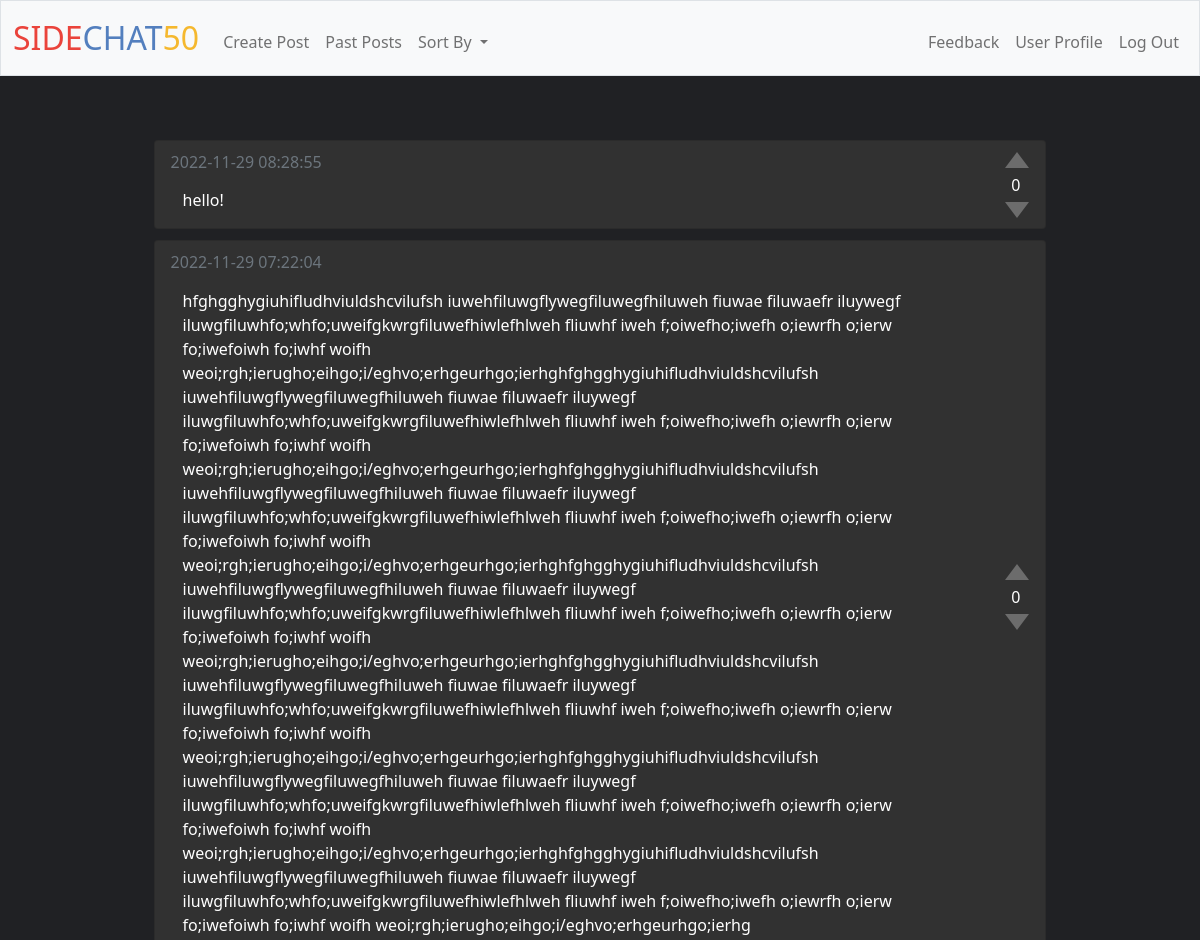
Page / (signed in, upper part) on the earlier database version.
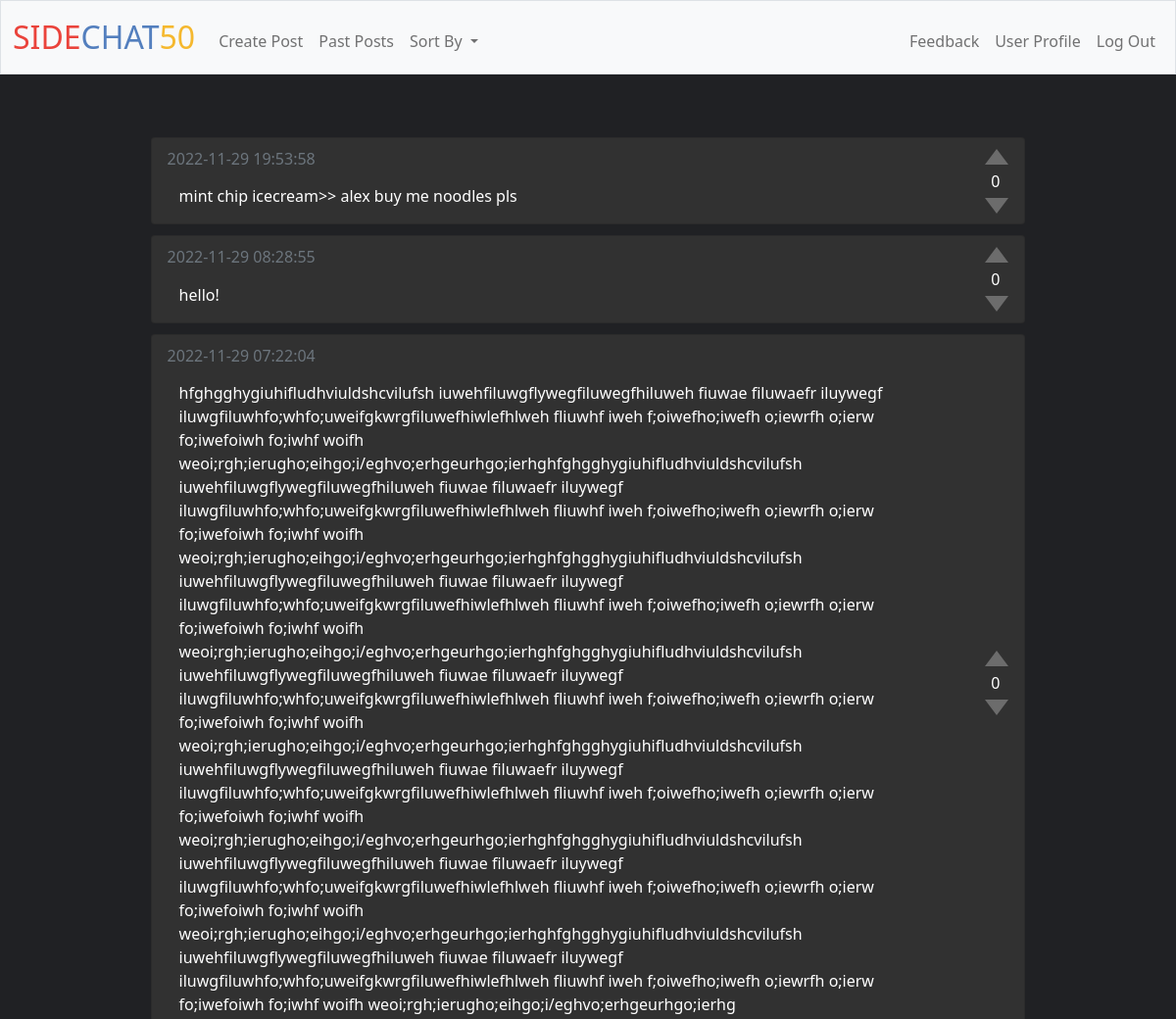
Same page on the later database version.
### tables this page shows
CREATE TABLE posts (id INTEGER PRIMARY KEY AUTOINCREMENT NOT NULL, user_id INTEGER NOT NULL, post TEXT NOT NULL, 'time' DATETIME NOT NULL DEFAULT CURRENT_TIMESTAMP, FOREIGN KEY(user_id) REFERENCES users(id));

### app.py (the view)
@app.route("/")
@login_required
def index():
    posts = db.execute("SELECT * FROM posts ORDER BY time DESC")
    return render_template("index.html", posts=posts)

### app.py (called while the page is built)
@app.after_request
def after_request(response):
    response.headers["Cache-Control"] = "no-cache, no-store, must-revalidate"
    response.headers["Expires"] = 0
    response.headers["Pragma"] = "no-cache"
    return response

### helpers.py (called while the page is built)
def login_required(f):
    @wraps(f)
    def decorated_function(*args, **kwargs):
        if session.get("user_id") is None:
            return redirect("/login")
        return f(*args, **kwargs)
    return decorated_function

### templates/index.html (shortened to what this page needs)
{% extends "layout.html" %}
{% block main %}
<div class="container">
    {% for post in posts %}
    <div class="card">
        <div class="card-body">
            <h6 class="card-subtitle mb-2 text-muted" style="text-align: left; color: rgb(201, 201, 201);">{{ post["time"] }}</h6>
            <div class="container">
                <div class="row">
                    <div class="col-lg-11">
                        <p class="card-text" style="text-align: left;">{{ post["post"] }}</p>
                    </div>
                    <div class="col-lg-1 vertical-center" style="text-align: right;">
                        <span onclick="like_function()" id="like" class="arrow-up"></span>
                        <div id="counter" style="margin-top: 40%; margin-bottom: 40%; margin-right: 0.72vw;">0</div>
                        <span onclick="dislike_function()" id="dislike" class="arrow-down"></span>
                    </div>
                </div>
            </div>
        </div>
    </div>
    {% endfor %}
</div>
{% endblock %}

### templates/layout.html (shortened to what this page needs)
<!DOCTYPE html>
<html lang="en">
    <head>
        <link href="https://cdn.jsdelivr.net/npm/bootstrap@5.1.3/dist/css/bootstrap.min.css" rel="stylesheet">
        <link href="/static/styles.css" rel="stylesheet">
    </head>
    <body>
        <nav class="sticky-top bg-light border navbar navbar-expand-md navbar-light">
            <div class="container-fluid">
                <a class="navbar-brand" href="/"><span class="red">SIDE</span><span class="blue">CHAT</span><span class="yellow">50</span></a>
                <div class="collapse navbar-collapse" id="navbar">
                    {% if session["user_id"] %}
                        <ul class="navbar-nav me-auto mt-2">
                            <li class="nav-item"><a class="nav-link" href="/post">Create Post</a></li>
                            <li class="nav-item"><a class="nav-link" href="/buy">Past Posts</a></li>
                            <li class="nav-item dropdown">
                                <a class="nav-link dropdown-toggle" href="#" role="button" data-bs-toggle="dropdown" aria-expanded="false">
                                  Sort By
                                </a>
                              </li>
                        </ul>
                        <ul class="navbar-nav ms-auto mt-2">
                            <li class="nav-item"><a class="nav-link" href="/feedback">Feedback</a></li>
                            <li class="nav-item"><a class="nav-link" href="/profile">User Profile</a></li>
                            <li class="nav-item"><a class="nav-link" href="/logout">Log Out</a></li>
                        </ul>
                    {% else %}
                        <ul class="navbar-nav ms-auto mt-2">
                            <li class="nav-item"><a class="nav-link" href="/register">Register</a></li>
                            <li class="nav-item"><a class="nav-link" href="/login">Log In</a></li>
                        </ul>
                    {% endif %}
                </div>
            </div>
        </nav>
        <main class="container-fluid py-5 text-center">
            {% block main %}{% endblock %}
        </main>
    </body>
</html>

### static/styles.css (style rules this page uses)
nav .navbar-brand { font-size: xx-large; }
nav .navbar-brand .blue { color: #537fbe; }
nav .navbar-brand .red { color: #ea433b; }
nav .navbar-brand .yellow { color: #f5b82e; }
body { background-color: #202124; color: rgb(255, 255, 255); }
.container { margin-left: auto; margin-right: auto; margin-top: 2vh; }
.card { background-color: rgb(49, 49, 49); width: 80%; margin: 1% 10% 1%; }
.arrow-up { width: 0; height: 0; border-left: 1vw solid transparent; border-right: 1vw solid transparent; border-bottom: 2vh solid rgb(108, 108, 108); cursor: pointer; }
.arrow-down { width: 0; height: 0; border-left: 1vw solid transparent; border-right: 1vw solid transparent; border-top: 2vh solid rgb(108, 108, 108); cursor: pointer; }
.vertical-center { position: absolute; right: 0.5%; top: 50%; transform: translate(0,-50%); }

Differences in the rows shown:
added posts: time "2022-11-29 19:53:58", post "mint chip icecream>> alex buy me noodles pls"
